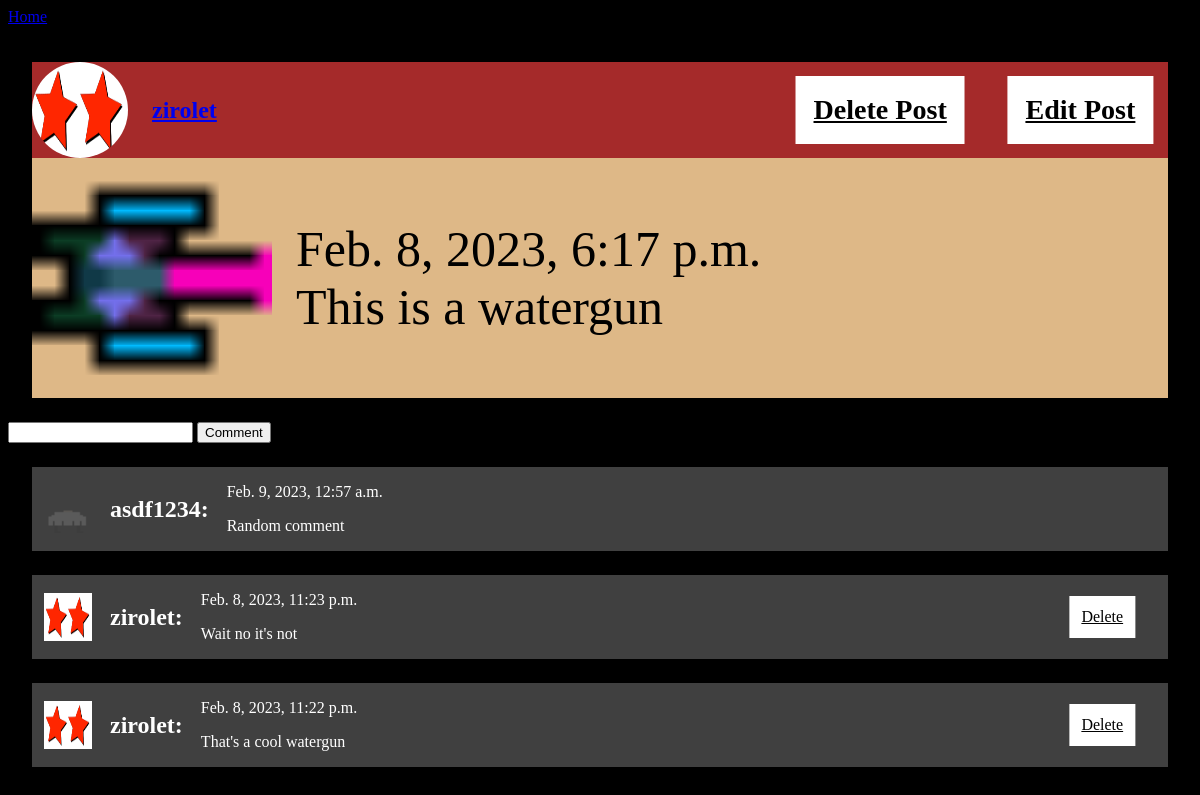
The app's page /social/entryDetail/5 (signed in) with its own data.
### social/models.py (models this page shows, shortened)
class Entry(models.Model):
    picture = models.ImageField(blank=True)
    profile = models.ForeignKey(Profile, on_delete=models.CASCADE)
    text = models.CharField(max_length=500)
    comments = models.ForeignKey('self', on_delete=models.CASCADE, blank=True, null=True)
    dateTime = models.DateTimeField(auto_now=True)
    class Meta:
        ordering = ["-dateTime"]

class Profile(models.Model):
    user = models.OneToOneField(User, on_delete=models.CASCADE)
    followers = models.ManyToManyField('self', blank=True)
    following = models.ManyToManyField('self', blank=True)
    picture = models.ImageField(blank=True) # MUST HAVE PILLOW INSTALLED, also see "Managing Files"
    bio = models.CharField(max_length=100) #Make sure the view says max length
    messaging = models.ManyToManyField('self', blank=True)

class Comment(models.Model):
    profile = models.ForeignKey(Profile, on_delete=models.CASCADE)
    text = models.CharField(max_length=500)
    entry = models.ForeignKey(Entry, on_delete=models.CASCADE, null=True)
    dateTime = models.DateTimeField(auto_now=True)
    class Meta:
        ordering = ["-dateTime"]

### social/views.py (the view)
# urls.py: path('entryDetail/<int:entry_id>', entryDetail, name='entryDetail'),
def entryDetail(request, entry_id):
    entry = Entry.objects.get(id__exact=entry_id)
    profile = Profile.objects.get(user__exact=request.user)
    if request.POST:
        comment = Comment(profile=profile, text=request.POST['comment'], entry=entry)
        comment.save()
        return HttpResponseRedirect(reverse('entryDetail', kwargs={'entry_id': entry_id}))
    comments = Comment.objects.filter(entry__exact=entry)
    context = {
        'entry': entry,
        'comments': comments,
        'profile': profile,
    }
    return render(request,'social/entryDetail.html', context)

### social/templates/social/entryDetail.html (shortened to what this page needs)
{% load static %}
<!DOCTYPE html>
<html lang="en">
<head>
    <link rel="stylesheet" href="{% static 'social/entryDetail.css' %}">
</head>
<body>
    <a href="{% url 'index' %}">Home</a>
    <div class="entry">
        <div class="header">
            <img class="profilePicEntry" src="{{ entry.profile.picture.url }}">
            <a href="{% url 'accountDetail' entry.profile.id %}"><h2>{{ entry.profile.user.username }}</h2></a>
            {% if entry.profile == profile %}
                <a class="deletePost" href="{% url 'deletePost' entry.id %}"><h3>Delete Post</h3></a>
                <a class="editPost" href="{% url 'editPost' entry.id %}"><h3>Edit Post</h3></a>
            {% endif %}
        </div>
        <a class='link' href="{% url 'entryDetail' entry.id %}">
            <div class="contents">
                <img class="entryPicture" src="{{ entry.picture.url }}">
                <p class="entryText">
                    {{ entry.dateTime }}
                    <br>
                    {{ entry.text }}
                </p>
            </div>
        </a>
    </div>
    <form method="post">
        <input type="text" name="comment">
        <input type="submit" value="Comment">
    </form>
    {% for comment in comments %}
    <div class="comment">
        <img src="{{ comment.profile.picture.url }}">
        <a class="link" href="{% url 'accountDetail' comment.profile.id %}"><h2>{{ comment.profile.user.username }}: </h2></a>
        <div>
            <p>{{ comment.dateTime }}</p>
            <p>{{ comment.text }}</p>
        </div>
        {% if comment.profile == profile %}
            <a class="delete" href="{% url 'deleteComment' comment.id %}">Delete</a>
        {% endif %}
    </div>
    {% endfor %}
</body>
</html>

### social/static/social/entryDetail.css (style rules this page uses)
body { background-color: black; color: white; }
.entry { background-color: burlywood; margin: 2vw; margin-top: 3vw; }
.header { background-color: brown; position:relative; }
.header, .contents { display:flex; align-items: center; }
.header h2, .contents p { margin-left: 2vw; }
.editPost { font-size: 2vw; text-align: center; position: absolute; left: 100%; background-color: white; width:max-content; color:black; padding: 1.5vw; transform: translate(-110%); }
.deletePost { font-size: 2vw; text-align: center; position: absolute; left: 100%; background-color: white; width:max-content; color:black; padding: 1.5vw; transform: translate(-220%); }
.editPost h3, .deletePost h3 { margin: 0px; }
.profilePicEntry { width: 8vw; height: 8vw; border-radius: 100%; }
.entryPicture { width: 20vw; height: 20vw; }
.entryText { color:black; font-size: 50px; }
.link { text-decoration: none; }
.comment { position: relative; margin: 2vw; display: flex; background-color: rgb(64, 64, 64); align-items: center; }
.comment img { margin-left: 1vw; width: 4vw; height: 4vw; }
.comment h2, .comment div { margin-left: 1.5vw; }
.link { text-decoration: none; color: white; }
.delete { color: black; background-color: white; padding: 1vw; position: absolute; left: 100%; transform: translate(-150%) }

### records on screen
Entry: profile.picture (picture), profile.user.username "zirolet", picture (picture), dateTime "Feb. 8, 2023, 6:17 p.m.", text "This is a watergun"
Comment: profile.picture (picture), profile.user.username "asdf1234", dateTime "Feb. 9, 2023, 12:57 a.m.", text "Random comment"
Comment: profile.picture (picture), profile.user.username "zirolet", dateTime "Feb. 8, 2023, 11:23 p.m.", text "Wait no it's not", shows "Delete"
Comment: profile.picture (picture), profile.user.username "zirolet", dateTime "Feb. 8, 2023, 11:22 p.m.", text "That's a cool watergun", shows "Delete"
